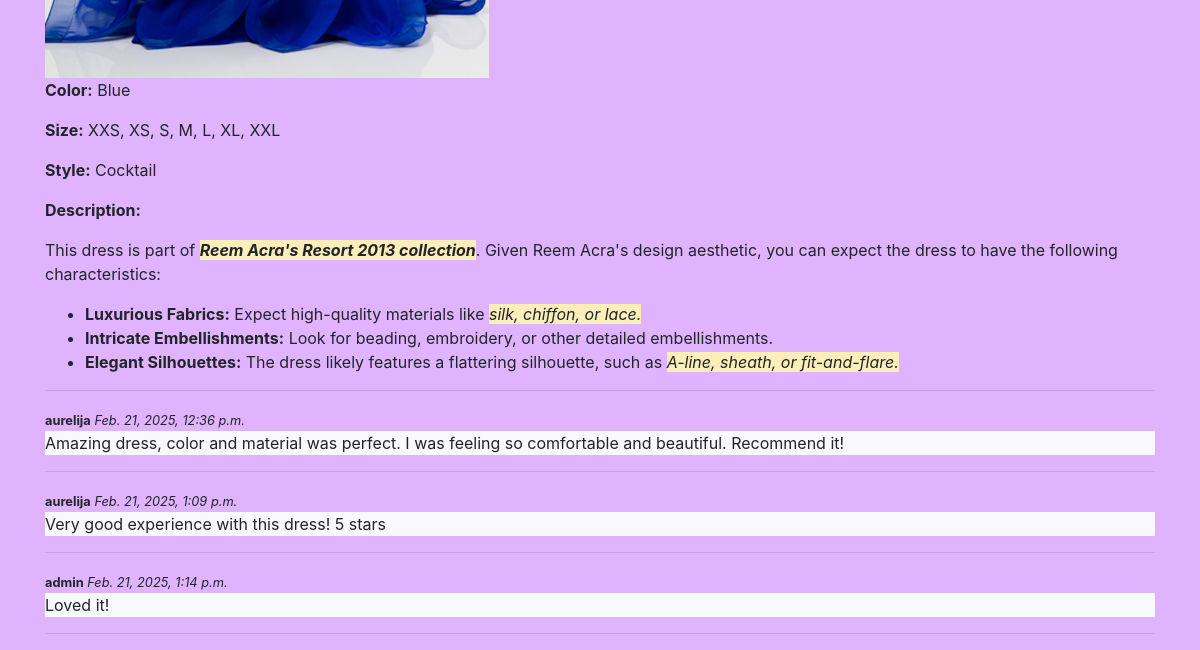
Before: /dresscode/dresses/3 (lower part) with the older database file.
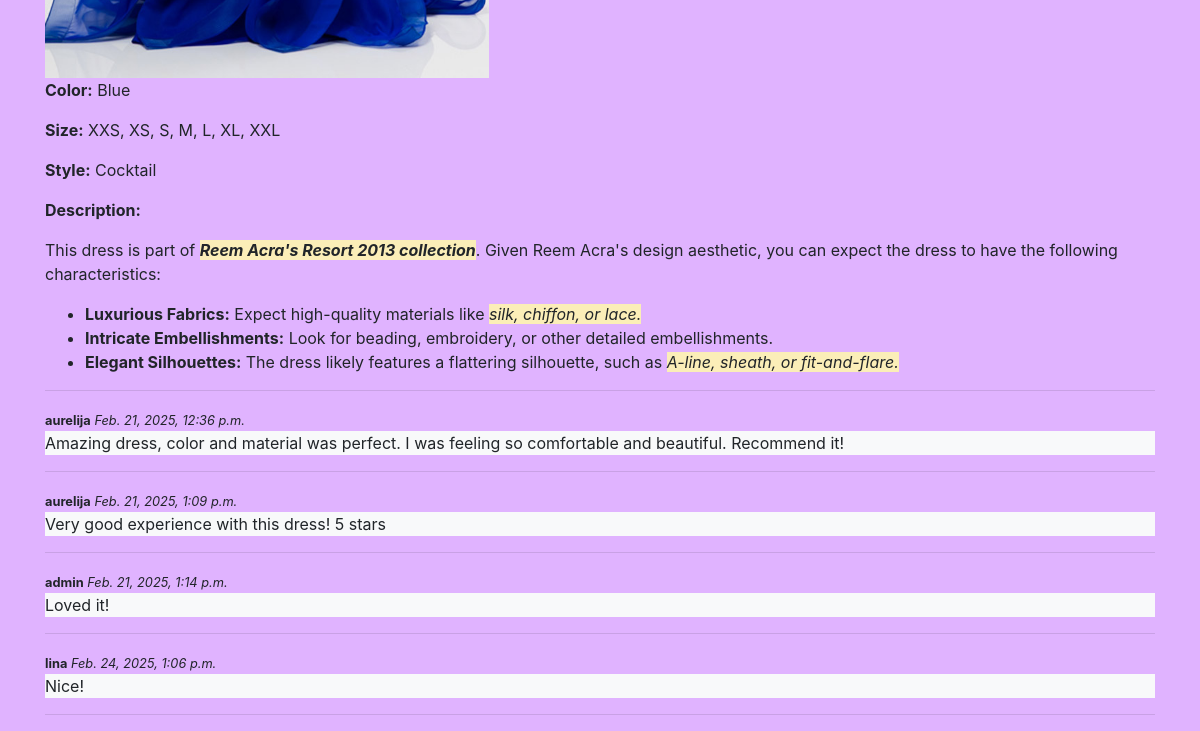
After: the same page with the newer database file.
### dresscode/models.py (models this page shows, shortened)
class DressReview(models.Model):
    date_created = models.DateTimeField(auto_now_add=True)
    content = models.TextField('Comment', max_length=2000)
    dress = models.ForeignKey(Dress, on_delete=models.CASCADE, blank=True)
    reviewer = models.ForeignKey(User, on_delete=models.SET_NULL, null=True, blank=True)

### dresscode/views.py (the view, shortened to what this page needs)
# urls.py: path('dresses/<int:pk>', views.DressDetailView.as_view(), name='dress-one'),
class DressDetailView(generic.edit.FormMixin, generic.DetailView):
    model = Dress
    context_object_name = 'dress'
    template_name = 'dress.html'
    form_class = DressReviewForm

### dresscode/models.py (called while the page is built)
    def __str__(self):
        return f"{self.name} {self.surname}"

    def display_sizes(self):
        res = ', '.join(elem.name for elem in self.sizes.all())
        return res

    def display_styles(self):
        res = ', '.join(elem.name for elem in self.styles.all())
        return res

    def __str__(self):
        return f"{self.item_code}"

### dresscode/templates/dress.html (shortened to what this page needs)
{% extends 'base.html' %}
{% load static %}
{% block content %}
{% if dress.dresses_pics %}
    <img src="{{ dress.dresses_pics.url }}" style="width: 40%;" class="img-fluid"/>
{% else %}
    <img src="{% static 'img/no-image.png' %}" style="width: 40%;" class="img-fluid"/>
{% endif %}
<p><b>Color:</b> {{ dress.color }}</p>
<p><b>Size:</b> {{ dress.display_sizes }}</p>
<p><b>Style:</b> {{ dress.display_styles }}</p>
<p><b>Description:</b> {{ dress.description | safe }} </p>
<hr/>
{% for dressreview in dress.dressreview_set.all %}
    <small><b>{{ dressreview.reviewer }}</b> <em>{{ dressreview.date_created }}</em></small>
    <p class="bg-light">{{ dressreview.content }}</p>
    <hr/>
{% endfor %}
{% endblock %}

Changed rows visible on the page:
added DressReview: reviewer "lina", date_created "Feb. 24, 2025, 1:06 p.m.", content "Nice!"
